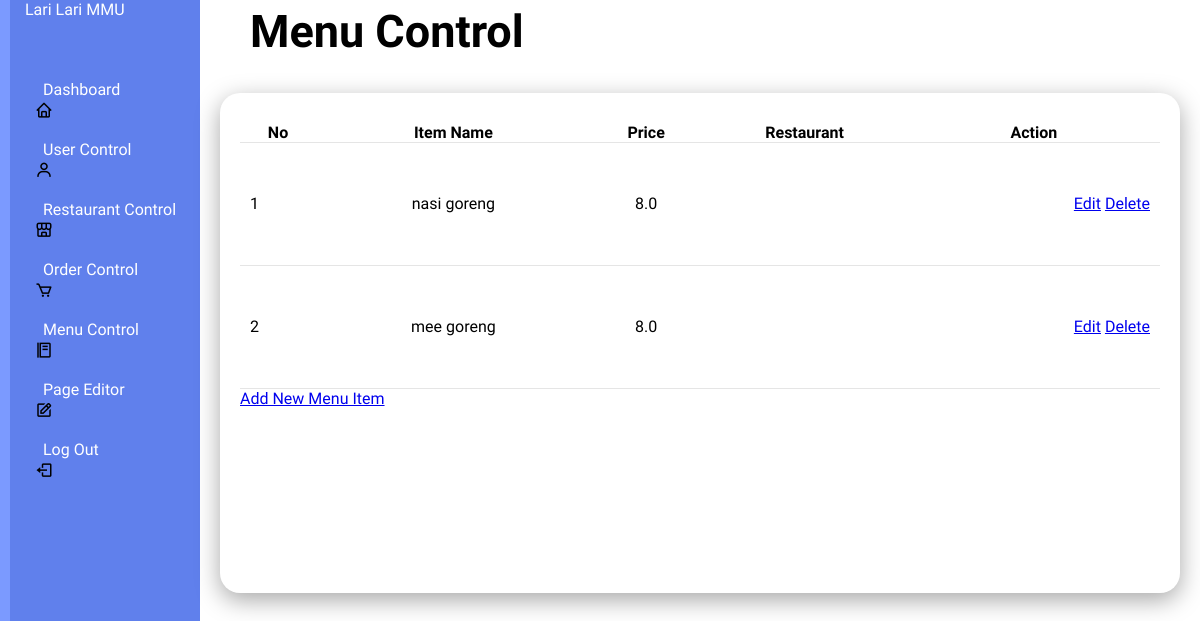
The app's page /menucontrol with its own data.
### tables this page shows
CREATE TABLE menu_items (
                id INTEGER PRIMARY KEY AUTOINCREMENT,
                restaurant_id INTEGER NOT NULL,
                name TEXT NOT NULL,
                price REAL NOT NULL,
                category TEXT NOT NULL,
                estimated_time INTEGER NOT NULL,
                FOREIGN KEY (restaurant_id) REFERENCES restaurants(id)
            );

### app.py (the view)
@app.route('/menucontrol', methods=['GET'])
def menucontrol():
    conn = get_db_connection()
    cursor = conn.cursor()
    query = """
        SELECT id, name, price, restaurant_id
        FROM menu_items
    """
    cursor.execute(query)
    menu_items = cursor.fetchall()
    conn.close()
    return render_template('menucontrol.html', menu_items=menu_items)

### app.py (called while the page is built)
def get_db_connection():
    con = sqlite3.connect("database.db")
    con.row_factory = sqlite3.Row
    return con

### templates/menucontrol.html (shortened to what this page needs)
<!DOCTYPE html>
<html lang="en">
<head>
    <link rel="stylesheet" type="text/css" href="../static/style(admin2).css">
    <link rel="stylesheet" href="https://unpkg.com/boxicons@latest/css/boxicons.min.css">
        <link href="https://cdn.jsdelivr.net/npm/remixicon@4.3.0/fonts/remixicon.css" rel="stylesheet"/>
        <link rel="stylesheet" href="https://unpkg.com/aos@next/dist/aos.css" />
</head>
</head>
<body>
    <div class="admincontainer">
        <div class="navbar">
            <ul>
                <li><a href="#">Lari Lari MMU</a></li>
                <li><i class='bx bx-home'></i><a href="/admin">Dashboard</a></li>
                <li><i class='bx bx-user'></i><a href="/usercontrol">User Control</a></li>
                <li><i class='bx bx-store-alt'></i><a href="/restaurantcontrol">Restaurant Control</a></li>
                <li><i class='bx bx-cart'></i><a href="/ordercontrol">Order Control</a></li>
                <li><i class='bx bx-food-menu'></i><a href="/menucontrol">Menu Control</a></li>
                <li><i class='bx bx-edit'></i><a href="/pageEditor">Page Editor</a></li>
                <li><i class='bx bx-log-out'></i><a href="/logout">Log Out</a></li>
            </ul>
        </div>
    </div>
    <div class="admin-main">
        <div class="admin-header">
            <h2>Menu Control</h2>
        </div>
        <div class="admin-table">
            <div class="table-body">
                <table>
                    <thead>
                        <tr>
                            <th>No</th>
                            <th>Item Name</th>
                            <th>Price</th>
                            <th>Restaurant</th>
                            <th>Action</th>
                        </tr>
                    </thead>
                    <tbody>
                        {% for menu_item in menu_items %}
                        <tr>
                            <td>{{ loop.index }}</td>
                            <td>{{ menu_item.name }}</td>
                            <td>{{ menu_item.price }}</td>
                            <td>{{ menu_item.restaurant_name }}</td>
                            <td>
                                <a href="{{ url_for('edit_menu_item', item_id=menu_item.id) }}">Edit</a>
                                <a href="{{ url_for('admin_delete_menu_item', menu_id=menu_item.id) }}" onclick="return confirm('Are you sure you want to delete this item?')">Delete</a>
                            </td>
                        </tr>
                        {% endfor %}
                    </tbody>
                </table>
                <a href="{{ url_for('admin_add_menu_item') }}">Add New Menu Item</a>
            </div>
        </div>
    </div>
</body>
</html>

### static/style(admin2).css (style rules this page uses)
* { padding: 0; margin: 0; box-sizing: border-box; font-family: "Protest Guerrilla", sans-serif; }
.admincontainer { position: relative; width: 100%; }
.navbar { position: fixed; width: 200px; height: 100%; background:#6080ec; border-left: 10px solid #7b9aff; transition: 0.5s; overflow: hidden; }
.navbar ul { position: absolute; top: 0; left: 0; width: 100%; }
.navbar ul li { display:flex; align-items: center; justify-content: center; position: relative; width: 100%; list-style: none; border-top-left-radius: 30px; border-bottom-left-radius: 30px; border-top-right-radius: 5px; border-bottom-right-radius: 5px; }
.navbar ul li:nth-child(1) { margin-bottom: 20px; pointer-events: none; }
.navbar ul li a { display: flex; align-items: center; position: relative; display: block; width: 100%; height: 60px; padding: 0 15px; text-decoration: none; color: white; }
.navbar i { position: relative; left: 25px; font-size: 18px; text-align: center; }
.admin-main { position: relative; width: calc(100% - 200px); left: 200px; min-height: 100vh; background-color: white; transition: 0.5s; }
.admin-header { position: relative; margin: 0 30px; padding: 5px 20px; justify-content: center; align-items: center; font-size: 30px; }
.admin-table { position: relative; width: 100%; padding: 20px; display: grid; width: 100%; grid-gap: 20px; margin-top: 10px; }
.admin-table .table-body { position: relative; display: grid; min-height: 500px; background: white; padding: 20px; box-shadow: 0 7px 25px rgba(0,0,0,0.35); border-radius: 20px; }
.admin-table table { width: auto; border-collapse: collapse; margin-top: 10px; }
.admin-table .table-body table tr { color: black; border-bottom: 1px solid rgba(0,0,0,0.1); }
.admin-table .table-body table tr td { padding: 10px; }
.admin-table .table-body table tr td:last-child { text-align: end; }
.admin-table .table-body table tr td:nth-child(2) { text-align: center; }
.admin-table .table-body table tr td:nth-child(3) { text-align: center; }
.admin-table .table-body table tr td:nth-child(4) { text-align: center; }

### records on screen
menu_items: name "nasi goreng", price "8.0"
menu_items: name "mee goreng", price "8.0"
